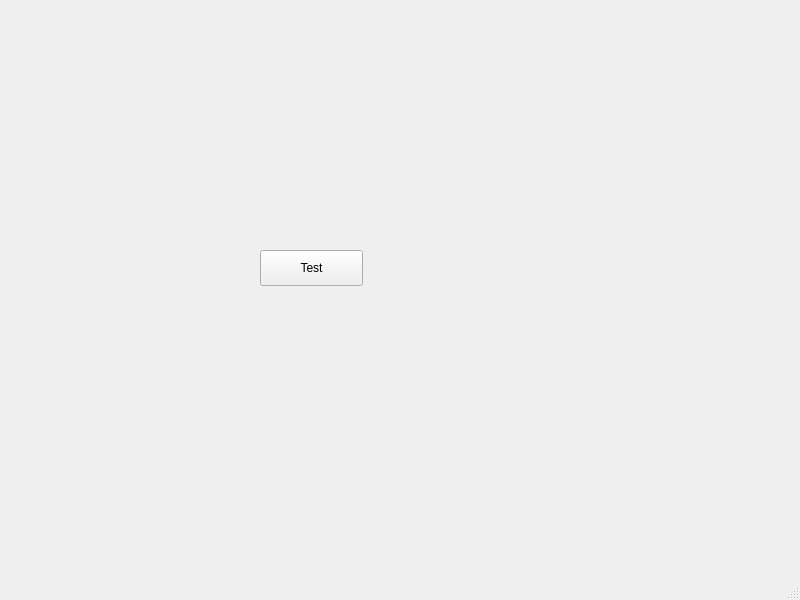
<?xml version="1.0" encoding="UTF-8"?>
<ui version="4.0">
 <class>MainWindow</class>
 <widget class="QMainWindow" name="MainWindow">
  <property name="geometry">
   <rect>
    <x>0</x>
    <y>0</y>
    <width>800</width>
    <height>600</height>
   </rect>
  </property>
  <property name="windowTitle">
   <string>MainWindow</string>
  </property>
  <widget class="QWidget" name="centralwidget">
   <widget class="QPushButton" name="pushButton">
    <property name="geometry">
     <rect>
      <x>260</x>
      <y>250</y>
      <width>103</width>
      <height>36</height>
     </rect>
    </property>
    <property name="text">
     <string>Test</string>
    </property>
   </widget>
  </widget>
  <widget class="QMenuBar" name="menubar">
   <property name="geometry">
    <rect>
     <x>0</x>
     <y>0</y>
     <width>800</width>
     <height>29</height>
    </rect>
   </property>
  </widget>
  <widget class="QStatusBar" name="statusbar"/>
 </widget>
 <resources/>
 <connections/>
</ui>
